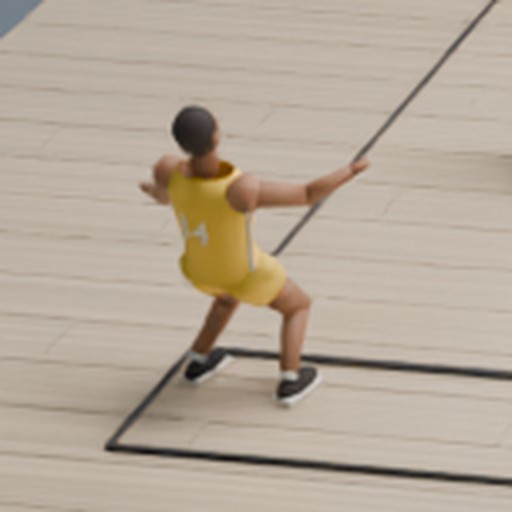
#> input picture player.jpg, 512 x 512 px; its folder holds only this picture in this run
$ python -i crops.py   (imports and definitions only)
#> lines starting #> are read from the running program, lines starting #| are printed output that depends on the picture
"""Per-person crops for pose-conditioned image generation (e.g. Qwen-Image inpainting).

Each visible person becomes a square crop with four aligned images:

- ``rgb.png``      the rendered person and surroundings,
- ``mask.png``     the exact instance mask from the ID pass (white = this person),
- ``inpaint.png``  the mask dilated by a few pixels: the only region a generator may change,
- ``pose.png``     an OpenPose BODY_18 skeleton on black, for pose ControlNets.

``crops.json`` records the crop box in source pixels and the scale, so a generated crop can
be resized and pasted back exactly. The labels stay the renderer's ground truth; this module
never predicts or edits annotations.
"""

from __future__ import annotations

import json
import math
from dataclasses import dataclass
from pathlib import Path

from PIL import Image, ImageDraw, ImageFilter

from just_a_sports_dataset_generator.annotations import AnnotationError
from just_a_sports_dataset_generator.annotations.poses import OPENPOSE_18, POSE_LABELS
from just_a_sports_dataset_generator.annotations.scene import (
    Scene,
    integer,
    load_frame,
    load_scene,
    mapping,
    sequence,
    string,
)
from just_a_sports_dataset_generator.storage import new_directory, write_json

# OpenPose BODY_18 limbs and colours, as used by the reference renderer of pose ControlNets.
LIMBS = (
    (1, 2),
    (1, 5),
    (2, 3),
    (3, 4),
    (5, 6),
    (6, 7),
    (1, 8),
    (8, 9),
    (9, 10),
    (1, 11),
    (11, 12),
    (12, 13),
    (1, 0),
    (0, 14),
    (14, 16),
    (0, 15),
    (15, 17),
)
COLORS = (
    (255, 0, 0),
    (255, 85, 0),
    (255, 170, 0),
    (255, 255, 0),
    (170, 255, 0),
    (85, 255, 0),
    (0, 255, 0),
    (0, 255, 85),
    (0, 255, 170),
    (0, 255, 255),
    (0, 170, 255),
    (0, 85, 255),
    (0, 0, 255),
    (85, 0, 255),
    (170, 0, 255),
    (255, 0, 255),
    (255, 0, 170),
    (255, 0, 85),
)


@dataclass(frozen=True, slots=True)
class CropResult:
    output_directory: Path
    crops: int
    skipped_small: int


# [34 lines left out: function _poses, not called in this run]


FACE = frozenset({0, 14, 15, 16, 17})


# [22 lines left out: function draw_openpose, not called in this run]


def export_crops(
    source: Path,
    destination: Path,
    size: int = 1024,
    margin: float = 0.25,
    min_height: int = 24,
    dilate: int = 9,
) -> CropResult:
    if type(size) is not int or not 64 <= size <= 4096:
        raise ValueError("size must be an integer between 64 and 4096")
    if not 0 <= margin <= 2:
        raise ValueError("margin must be between 0 and 2")
    if type(min_height) is not int or min_height < 1:
        raise ValueError("min_height must be a positive integer")
    if type(dilate) is not int or dilate < 1 or dilate % 2 == 0:
        raise ValueError("dilate must be a positive odd integer (pixels at crop size)")
    source = source.resolve()
    paths = (
        [source / "scene.json"]
        if (source / "scene.json").is_file()
        else sorted(source.glob("*/scene.json"))
    )
    if not paths:
        raise AnnotationError("no scene.json renderer outputs found")
    items: list[dict[str, object]] = []
    skipped = 0
    with new_directory(destination) as staging:
        for path in paths:
            scene = load_scene(path)
            poses = _poses(scene)
            for frame in scene.frames:
                rgb, instances, annotations = load_frame(scene, frame)
                for annotation in annotations:
                    if annotation.label not in POSE_LABELS:
                        continue
                    x, y, width, height = annotation.bbox_xywh
                    if height < min_height:
                        skipped += 1
                        continue
                    points = poses.get((frame.index, annotation.instance_id))
                    if points is None:
                        raise AnnotationError("a visible person has no pose")
                    side = math.ceil(max(width, height) * (1 + 2 * margin))
                    left = round(x + width / 2 - side / 2)
                    top = round(y + height / 2 - side / 2)
                    box = (left, top, left + side, top + side)
                    scale = size / side
                    stem = f"{scene.job_id}-f{frame.index:06d}-i{annotation.instance_id:03d}"
                    folder = staging / scene.job_id
                    folder.mkdir(exist_ok=True)
                    # Out-of-image parts of the box are padded black (and masked out).
                    rgb.crop(box).resize((size, size), Image.Resampling.LANCZOS).save(
                        folder / f"{stem}.rgb.png"
                    )
                    identity = annotation.instance_id
                    table = [255 if value == identity else 0 for value in range(256)]
                    mask = (
                        instances.crop(box)
                        .point(table)
                        .resize((size, size), Image.Resampling.NEAREST)
                    )
                    mask.save(folder / f"{stem}.mask.png")
                    mask.filter(ImageFilter.MaxFilter(dilate)).save(folder / f"{stem}.inpaint.png")
                    local = [
                        [(px - left + 0.5) * scale - 0.5, (py - top + 0.5) * scale - 0.5, v]
                        if v
                        else [0.0, 0.0, 0.0]
                        for px, py, v in points
                    ]
                    draw_openpose(local, size).save(folder / f"{stem}.pose.png")
                    items.append(
                        {
                            "id": stem,
                            "job_id": scene.job_id,
                            "frame_index": frame.index,
                            "instance_id": identity,
                            "label": annotation.label,
                            "source_rgb": str(frame.rgb.relative_to(source)),
                            "bbox_xywh": list(annotation.bbox_xywh),
                            "visible_area": annotation.visible_area,
                            "crop_box_xyxy": list(box),
                            "scale": scale,
                            "files": {
                                kind: f"{scene.job_id}/{stem}.{kind}.png"
                                for kind in ("rgb", "mask", "inpaint", "pose")
                            },
                            "keypoints": [[round(a, 3), round(b, 3), int(v)] for a, b, v in local],
                        }
                    )
        write_json(
            staging / "crops.json",
            {
                "schema_version": "1.0",
                "size": size,
                "margin": margin,
                "min_height": min_height,
                "dilate_px": dilate,
                "pose_format": "openpose-18",
                "keypoint_names": list(OPENPOSE_18),
                "note": "Generated images may only change pixels inside inpaint.png; "
                "labels remain the renderer's ground truth.",
                "crops": items,
            },
        )
    return CropResult(destination, len(items), skipped)

>>> import cv2
>>> picture = cv2.imread('../../player.jpg', cv2.IMREAD_GRAYSCALE)
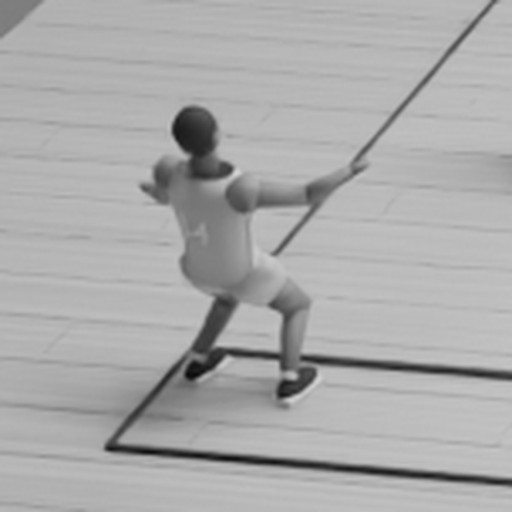
#> picture: shape (512, 512); min 10, max 214, mean 170.4
>>> result = export_crops(picture, 'out.png')
#> (the run stopped early here; a loop or call above may not have finished)
